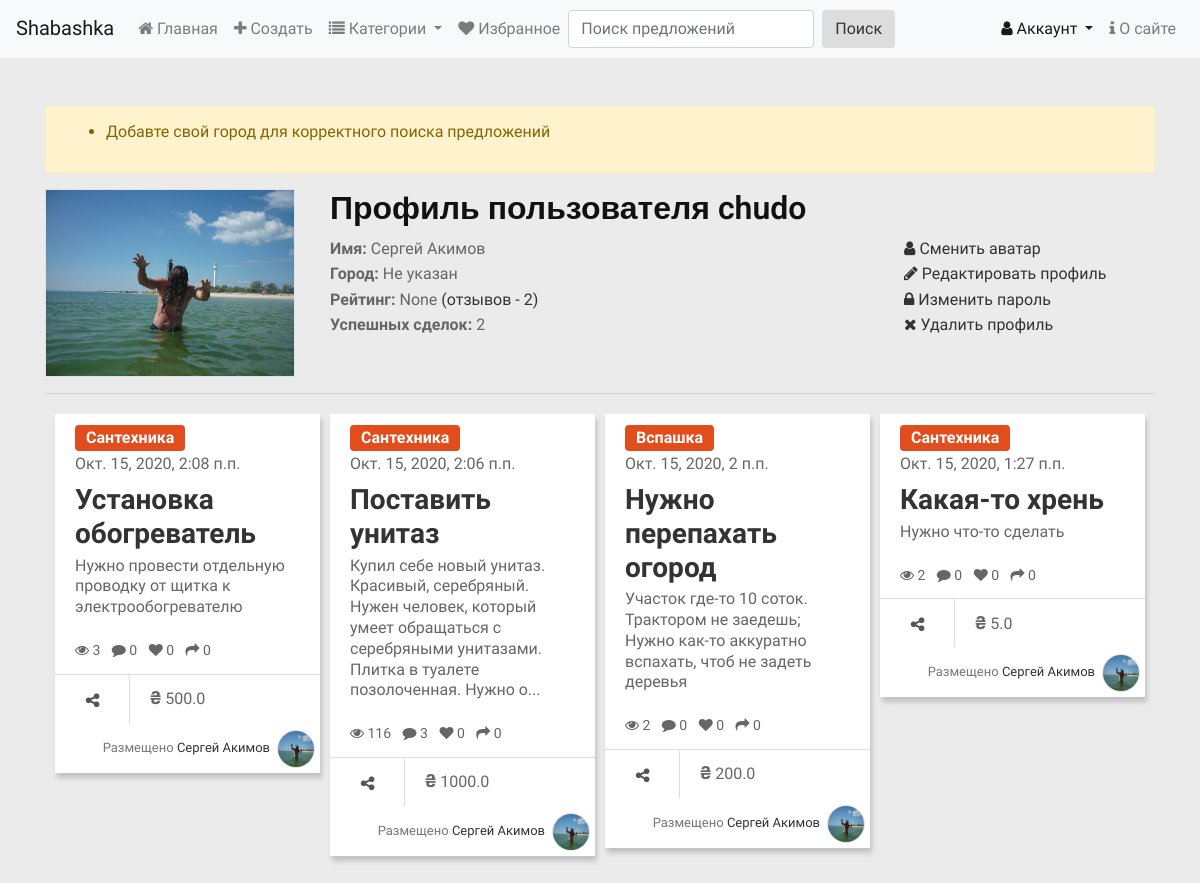
Page /accounts/profile/ (signed in) on the committed database.
### main/models.py (models this page shows, shortened)
class ShaUser(AbstractUser):
    is_activated = models.BooleanField(default=True, db_index=True, verbose_name="Активирован")
    send_message = models.BooleanField(default=True, db_index=True, verbose_name="Отправлять оповещения?")
    location = models.CharField(max_length=64, null=True, blank=True, verbose_name="Населенный пункт" )
    average_rating = models.DecimalField(max_digits=2, decimal_places=1, null=True, blank=True, verbose_name="Средний рейтинг")
    favorite = models.ManyToManyField("self", symmetrical=False, blank=True, related_name="followers", verbose_name="Избранное")
    class Meta(AbstractUser.Meta):
        pass

class ShaUserAvatar(models.Model):
    user = models.OneToOneField(ShaUser, on_delete=models.CASCADE, related_name="avatar", verbose_name="Пользователь",)
    image = models.ImageField(verbose_name="Аватар")
    class Meta:
        verbose_name = "Аватар"
        verbose_name_plural = "Аватары"

class Offer(models.Model):
    STATUS = [
        ('n', 'Новое'),
        ('a', 'Принято'),
        ('d', 'Выполнено')
    ]
    category = models.ForeignKey(SubCategory, on_delete=models.PROTECT, verbose_name="Категория")
    title = models.CharField(max_length=64, verbose_name="Предложение")
    content = models.TextField(verbose_name="Описание")
    price = models.FloatField(default=0, verbose_name="Цена")
    image = models.ImageField(blank=True, upload_to=get_timestamp_path, verbose_name="Фото")
    author = models.ForeignKey(ShaUser, on_delete=models.CASCADE, verbose_name="Автор")
    is_active = models.BooleanField(default=True, db_index=True, verbose_name="Активное")
    created = models.DateTimeField(auto_now_add=True, db_index=True, verbose_name="Опубликовано" )
    reviews = models.IntegerField(default=0, verbose_name="Просмотров")
    shared = models.IntegerField(default=0, verbose_name="Поделились")
    status = models.CharField(max_length=1, default='n', null=True, blank=True, db_index=True, choices=STATUS, verbose_name="Статус")
    winner = models.ForeignKey(ShaUser, on_delete=models.SET_NULL, null=True, blank=True, related_name="accepted_offers" , verbose_name="Исполнитель")
    class Meta:
        verbose_name = "Предложение"
        verbose_name_plural = "Предложения"
        ordering = ["-created"]

class Category(models.Model):
    name = models.CharField(max_length=20, unique=True, db_index=True, verbose_name="Название")
    order = models.SmallIntegerField(default=0, db_index=True, verbose_name="Порядок")
    super_category = models.ForeignKey('SuperCategory', on_delete=models.PROTECT, null=True, blank=True,
                                        verbose_name="Надкатегория")

### main/views.py (the view)
# urls.py: path('accounts/profile/', views.profile, name="profile"),
@login_required
def profile(request):
    if request.method == "POST":
        instance, created = ShaUserAvatar.objects.get_or_create(user=request.user)
        avatar_form = AvatarForm(request.POST, request.FILES, instance=instance)
        if avatar_form.is_valid():
            avatar_form.save()
            messages.add_message(request, messages.SUCCESS, 'Установлен новый аватар')
        else:
            messages.add_message(request, messages.ERROR, 'Ошибка! Файл не поддерживается')
    else:
        avatar_form = AvatarForm(initial={"user": request.user})
    offers = Offer.objects.filter(author=request.user.pk)
    reviews = request.user.rating.count()
    context = {"offers": offers, "avatar_form": avatar_form, 'reviews': reviews}
    return render(request, "main/profile.html", context)

### main/forms.py
class AvatarForm(forms.ModelForm):
    class Meta:
        model = ShaUserAvatar
        fields = "__all__"
        widgets = {
            "user": forms.HiddenInput
        }

### main/models.py (called while the page is built)
    def get_queryset(self):
        return super().get_queryset().filter(super_category__isnull=False)

### main/templatetags/custom_tags.py (called while the page is built, shortened)
@register.simple_tag()
def limit_text(content):
    if len(content) > 150:
        return content[:150] + '...'
    else:
        return content

@register.simple_tag()
def show_rating(number):
    full_star = '<i class="fa fa-star" style="color: #ddad10;"></i>'
    half_star = '<i class="fa fa-star-half-full" style="color: #ddad10;"></i>'
    empty_star = '<i class="fa fa-star-o" style="color: #ddad10;"></i>'
    try:
        number = float(number)
    except ValueError:
        return None
    except TypeError:
        return None

@register.filter
def in_followers(user, author):
    count = author.followers.filter(pk=user.id).count()
    return count > 0

### main/templates/main/profile.html (shortened to what this page needs)
{% extends 'main/layout.html' %}
{% load static %}
{% load thumbnail %}
{% load bootstrap4 %}
{% load crispy_forms_tags %}
{% load custom_tags %}
{% block body %}
<div class="container py-5">
    <div class="alert alert-warning" role="alert">
        <ul>
        {% if user == request.user and not user.location %}
            <li>Добавте свой город для корректного поиска предложений</li>
        {% endif %}
        </ul>
    </div>
    <div class="row">
        <div class="col-lg-3">
            {% if user.avatar.image %}
            <img class="border profile-img"  src="{{user.avatar.image.url}}" alt="">
            {% else %}
            <img class="border profile-img" style="background-color: #777;" src="{% static 'main/images/profile-ph.png' %}" alt="">
            {% endif %}
        </div>
        <div class="col-lg-9">
            <h3>Профиль пользователя {{ user.username }}</h3>
            <div class="row">
                <div class="col-lg-8 col-md-8 col-sm-6">
                    <div><b> Имя:</b>
                        {% if user.first_name and user.last_name %}
                            {{user.first_name}} {{user.last_name}}
                        {% else %}
                            Не указано
                        {% endif %}
                    </div>
                    <div><b>Город:</b> {% if user.location %} {{user.location}} {% else %} Не указан{% endif %}</div>
                    <div><b>Рейтинг:</b>
                        {% if reviews %}
                        {% show_rating user.average_rating %}
                        {% else %}
                        <i class="fa fa-star" style="color: #ddad10;"></i>
                        <i class="fa fa-star" style="color: #ddad10;"></i>
                        <i class="fa fa-star" style="color: #ddad10;"></i>
                        <i class="fa fa-star" style="color: #ddad10;"></i>
                        <i class="fa fa-star" style="color: #ddad10;"></i>
                        {% endif %}
                        <a href="{% url 'main:reviews' user_id=user.id %}">(отзывов - {{reviews|default_if_none:"0"}})</a>
                    </div>
                    <div><b>Успешных сделок: </b>{{reviews|default_if_none:"0"}}</div>
                </div>
                <div class="col-lg-4 col-md-4 col-sm 6">
                {% if user == request.user %}
                    <div><a href="#avatarModal" class="mx-1" data-toggle="modal" data-target="#avatarModal"><i class="fa fa-user"></i> Сменить аватар </a></div>
                    <div><a href="{% url 'main:profile_change' %}" class="mx-1"><i class="fa fa-pencil"></i> Редактировать профиль </a></div>
                    <div><a href="{% url 'main:password_change' %}" class="mx-1"><i class="fa fa-lock"></i> Изменить пароль </a></div>
                    <div><a href="{% url 'main:profile_delete' %}" class="mx-1"><i class="fa fa-close"></i> Удалить профиль </a></div>
                {% else %}
                {% if request.user|in_followers:user %}
                    <a href="#" id="favorite" data-user="{{ user.id }}"><i class="fa fa-user"></i> Убрать из избранного</a>
                {% else %}
                    <a href="#" id="favorite" data-user="{{ user.id }}"><i class="fa fa-user-plus"></i> Добавить в избанное</a>
                {% endif %}
                {% endif %}
                </div>
            </div>
        </div>
    </div>
<hr>
<div id="page-content" class="index-page">
    <div id="container">
        {% for offer in offers %}
        <div class="item">
            <div class="content-item">
                {% url 'main:detail' category_pk=offer.category.pk pk=offer.pk as url %}
                <a href="{% url 'main:by_category' pk=offer.category.pk %}" class="btn btn-small btn-{{offer.category.super_category.order}}">{{offer.category.name}}</a>
                <div class="time"> {{offer.created}}</div>
                <h3 class="title-item"><a href="{{url}}{{all}}">{{offer.title}}</a></h3>
                <p class="info">{% limit_text offer.content %}</p>
                <ul class="list-inline">
                    <li class="list-inline-item"><i class="fa fa-eye"></i> {{ offer.reviews }} </li>
                    <li class="list-inline-item"><i class="fa fa-comment"></i> {{offer.comment_set.count}}</li>
                    <li class="list-inline-item"><i class="fa fa-heart
                        "></i>
                        {{ offer.author.followers.count }} </li>
                    <li class="list-inline-item"><i class="fa fa-share"></i> {{offer.shared}}</li>
                </ul>
            </div>
            <div class="bottom-item">
                <a href="#" class="btn btn-share share"><i class="fa fa-share-alt"></i> </a>
                <span class="mx-3"><span class="uah">&#8372</span> {{offer.price}}</span>
                <span class="user f-right">Размещено
                    <a href="{% url 'main:profile_by_id' pk=offer.author.pk %}">
                        {% if offer.author.first_name and offer.author.last_name %}
                        {{offer.author.first_name}} {{offer.author.last_name}}
                        {% else %}
                        {{offer.author}}
                        {% endif %}
                    </a>
                    {% if user.avatar.image %}
                    <img class="border profile-img rounded-circle" src="{% thumbnail user.avatar.image 'default' %}" alt="">
                    {% else %}
                    <img class="border profile-img rounded-circle" style="background-color: #777;" src="{% static 'main/images/profile-ph.png' %}" alt="">
                    {% endif %}
                </span>
            </div>
        </div>
        {% endfor %}
    </div>
</div>
</div>
{% endblock %}

### main/static/main/css/style.css (style rules this page uses)
body { font-family: 'Ek Mukta', sans-serif;color: #666;background: #EBEBEB;font-size: 16px;line-height: 1.6em;font-weight: 400; }
html, body { width:100%; padding:0; }
html { -webkit-text-size-adjust: none; }
img { max-width:100%; height: auto;width: auto\9; }
h3 { font-size: 32px; }
h1,h2,h3,h4,h5,h6 { font-family: 'Roboto', sans-serif;font-weight: 600;color: #111; }
p { margin: 0 0 20px;line-height: 1.3; }
a { color: #333; -webkit-transition: all .2s ease-in-out; -moz-transition: all .2s ease-in-out; transition: all .2s ease-in-out; }
.f-right { float: right; }
.index-page, .sub-page { margin: 20px 10px 60px; }
#page-content .item { background-color: #fff;width:220px;box-shadow: 2px 5px 5px 0 rgba(0, 0, 0, 0.18); }
#page-content .item img { padding: 0px;display: block;max-width: 100%; margin: 0 auto; }
#page-content .content-item { padding: 10px 20px; }
#page-content h3.title-item { font-family: 'Ek Mukta', sans-serif;font-size: 28px;margin: 7px 0 5px; }
#page-content .content-item ul { margin: 0;font-size: 14px; }
#page-content .bottom-item { border-top: 1px solid #ddd;min-height: 50px; }
#page-content .user { color: #777;font-size: 13px;line-height: 2.8;padding: 5px; }
#page-content .user img { width: 38px; height: 38px;float: right;display: inline-block;margin-left: 7px; }
.btn-small { color: #fff;padding: 0px 10px;font-weight: bold; }
.btn-share { font-weight: 500;color: #555;border-right: 1px solid #ddd;margin: 0;border-radius: none;height: 51px; width: 75px;margin-top: -1px;padding: 14px; }
.btn-0 { background-color: #E24D1E; }
.profile-img { width: 250px; }
.uah { font-weight: bold; font-size: large; }

### rows in the picture
ShaUser: avatar.image (picture), username "chudo", first_name "Сергей", last_name "Акимов", average_rating "None"
Offer: category.name "Сантехника", created "Окт. 15, 2020, 2:08 п.п.", title "Установка обогреватель", content "Нужно провести отдельную проводку от щитка к электрообогревателю", reviews "3", comment_set.count "0", author.followers.count "0", shared "0", price "500.0", author.first_name "Сергей", author.last_name "Акимов", image (picture)
Offer: category.name "Сантехника", created "Окт. 15, 2020, 2:06 п.п.", title "Поставить унитаз", content "Купил себе новый унитаз. Красивый, серебряный. Нужен человек, который умеет обращаться с серебряными унитазами. Плитка в туалете позолоченная. Нужно о...", reviews "116", comment_set.count "3", author.followers.count "0", shared "0", price "1000.0", author.first_name "Сергей", author.last_name "Акимов", image (picture)
Offer: category.name "Вспашка", created "Окт. 15, 2020, 2 п.п.", title "Нужно перепахать огород", content "Участок где-то 10 соток. Трактором не заедешь; Нужно как-то аккуратно вспахать, чтоб не задеть деревья", reviews "2", comment_set.count "0", author.followers.count "0", shared "0", price "200.0", author.first_name "Сергей", author.last_name "Акимов", image (picture)
Offer: category.name "Сантехника", created "Окт. 15, 2020, 1:27 п.п.", title "Какая-то хрень", content "Нужно что-то сделать", reviews "2", comment_set.count "0", author.followers.count "0", shared "0", price "5.0", author.first_name "Сергей", author.last_name "Акимов", image (picture)

### other values in the picture
{{ reviews|default_if_none:"0" }} "2"
